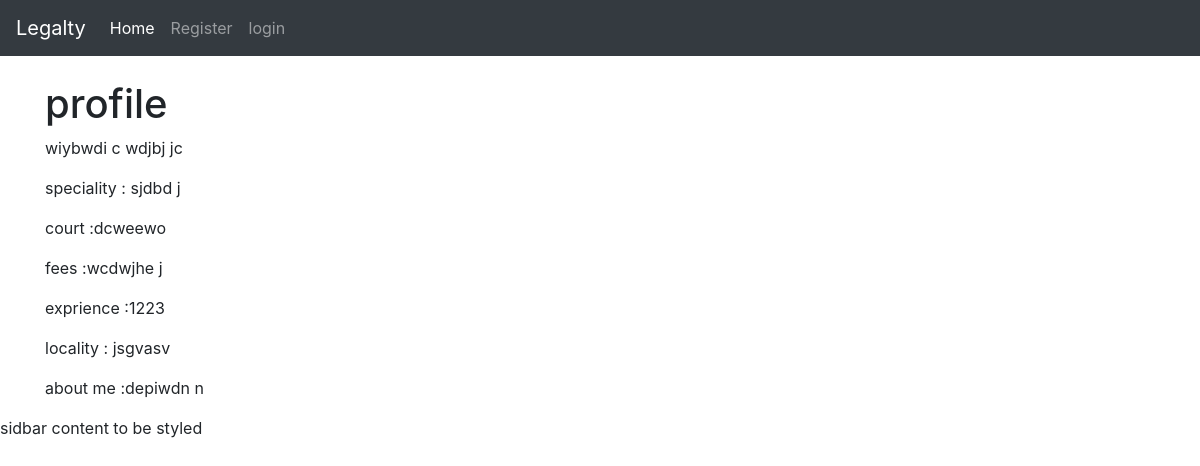
The page /users/2 on the database its author committed.
### users/models.py (models this page shows)
class LawyerProfile( models.Model ):
    user = models.OneToOneField( User , null=True , on_delete = models.CASCADE )
    about = models.TextField()
    firstName = models.CharField(max_length=100 , default = "" )
    lastName = models.CharField(max_length=100, default="")
    speciality = models.CharField(max_length=100 , default = "" )
    court = models.CharField(max_length=100 , default = "" )
    fees = models.CharField(max_length=100 , default = "")
    experience = models.IntegerField( default = 1)
    area = models.CharField(max_length=100 , default = "")

### users/views.py (the view)
# urls.py: path('<int:pk>', displayProfile , name= 'display-profile'),
def displayProfile( request , pk):
    try:
        form = LawyerProfile.objects.get(pk=pk)
    except LawyerProfile.DoesNotExist:
        return HttpResponseNotFound("Page not found")
    context = {
        'form' : form
    }
    return render(request, 'profile.html', context)

### users/templates/profile.html
{% extends 'base.html' %}
{% block content %}
<h1>profile</h1>
<p>{{  form.firstName }} {{  form.lastName }} </p>
<p> speciality : {{  form.speciality }} </p>
<p> court :{{  form.court }}</p>
<p> fees :{{  form.fees }}</p>
<p> exprience :{{  form.experience }}</p>
<p>locality : {{  form.area }}</p>
<p> about me :{{  form.about }}</p>
{% endblock %}

### rows shown on the page
LawyerProfile: firstName "wiybwdi c", lastName "wdjbj jc", speciality "sjdbd j", court "dcweewo", fees "wcdwjhe j", experience "1223", area "jsgvasv", about "depiwdn n"
